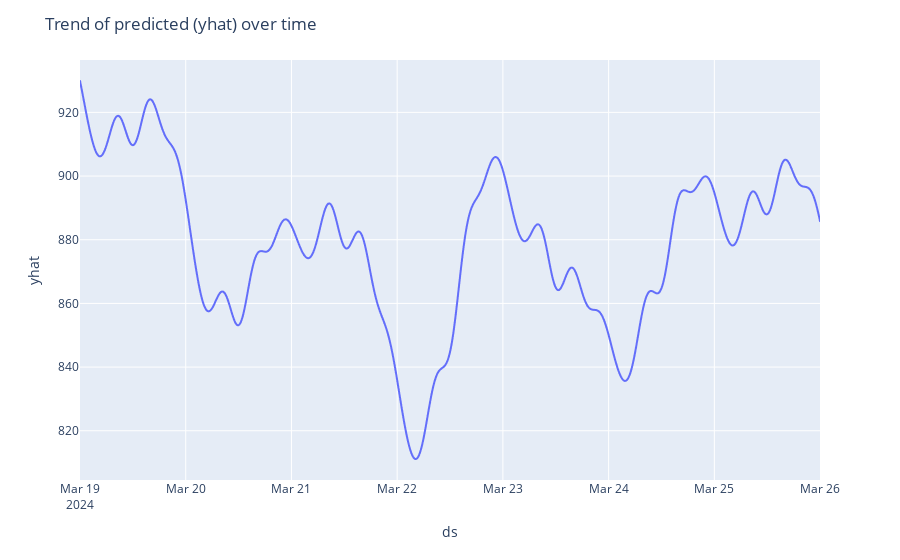

This figure's notebook cell:
### Code cell
import plotly.express as px

fig = px.line(forecast, x='ds', y='yhat')
fig.update_layout(title="Trend of predicted (yhat) over time", showlegend=True)
fig.show()

### Figure 1 — Plotly figure (JSON) as saved in the notebook; plotly's stock layout.template omitted (floating-point values rounded to 4 significant figures; data arrays with more than 128 entries replaced by an {"elided": "..."} marker saying what was removed)
{"data": [{"hovertemplate": "ds=%{x}<br>yhat=%{y}<extra></extra>", "legendgroup": "", "line": {"color": "#636efa", "dash": "solid"}, "marker": {"symbol": "circle"}, "mode": "lines", "name": "", "showlegend": false, "x": {"elided": "10080 str values"}, "xaxis": "x", "y": {"elided": "10080 float values"}, "yaxis": "y", "type": "scattergl"}], "layout": {"xaxis": {"anchor": "y", "domain": [0, 1], "title": {"text": "ds"}}, "yaxis": {"anchor": "x", "domain": [0, 1], "title": {"text": "yhat"}}, "legend": {"tracegroupgap": 0}, "margin": {"t": 60}, "title": {"text": "Trend of predicted (yhat) over time"}, "showlegend": true}}
